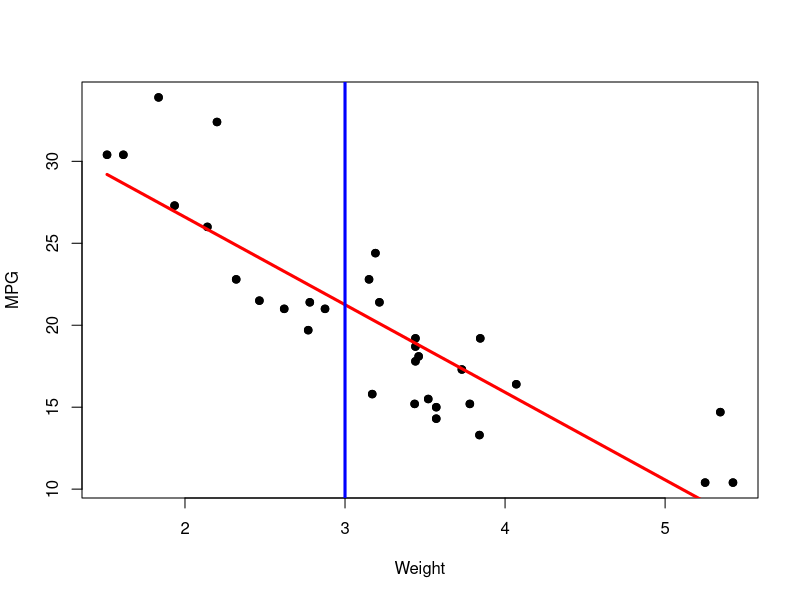

Generate this figure with R:
## ---- chunk 1
data(mtcars)
fit<- lm(mpg ~ wt, data=mtcars)
predict(fit, newdata = data.frame(wt = 3))
## ---- chunk 2
plot(mtcars$wt,mtcars$mpg,pch=19, xlab="Weight", ylab="MPG")
points(mtcars$wt,mtcars$mpg,pch=19)
lines(mtcars$wt,fit$fitted,col="red",lwd=3)
abline(v=3,col="blue",lwd=3)
